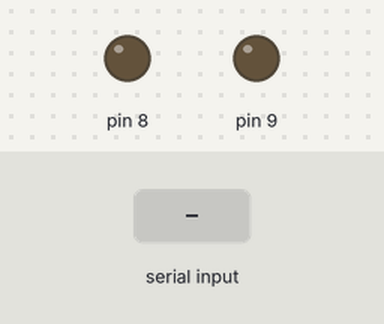
Bench run of a sketch on a simulated Arduino Mega 2560, built with avr-gcc and run on an emulated ATmega2560. Shown: output pins drawn as LEDs (lit = HIGH). The test bench sets the inputs (shaded band).

Above: at 1.2 s.
1.3 s: "OK+CONN" received over the second serial link
At 2.6 s:
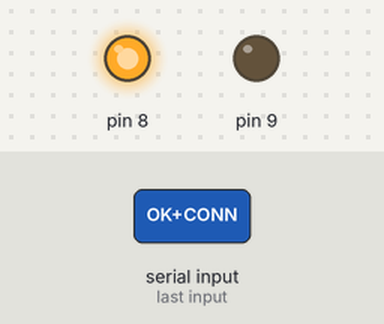
3.0 s: "OK+LOST" received over the second serial link
At 4.2 s:
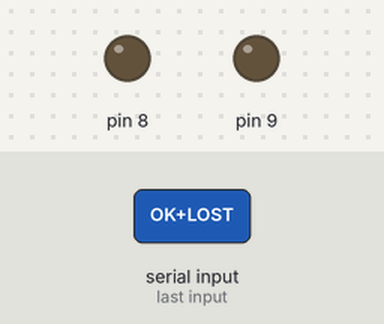
Timing chart, 0 to 6.0 s (numbered marks = the images above; inputs shaded):
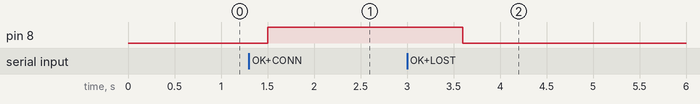

The sketch:

ble_functions.ino
```cpp
#include <Time.h>
#include <TaskScheduler.h>

void CheckBLEBuffer();
void BLEFunction();
void TurnOffDelay();

int checkifdisconnected();
int checkifconnected();
void getRXdata();
void clearBuffer();

Task ble_tsk1(50, TASK_FOREVER, &CheckBLEBuffer);
Task ble_tsk2(500, TASK_FOREVER, &BLEFunction);
Task ble_tsk3(3000, 1, &TurnOffDelay);

String RXdata;
char buff[500];
int data, x, conn, con_stat, requestcon, DISCE, ATROLE1, readyRole1, delay3s,flagonPowerstatus,flagoffPowerstatus,notdiscovered;
long previousTime = 0;

int ble_status = 0;

Scheduler runner;

void setup(){
  flagoffPowerstatus=0;
  flagonPowerstatus=0;
  notdiscovered=1;
  DISCE = 0;
  delay3s = 0;
  ATROLE1 = 0;
  requestcon = 0;
  con_stat = 0;
  readyRole1=1;

  Serial2.begin(9600);

  runner.init();
  runner.addTask(ble_tsk1);
  runner.addTask(ble_tsk2);

  ble_tsk1.enable();
  ble_tsk2.enable();

  clearBuffer();

  pinMode(9, OUTPUT);
  pinMode(8, OUTPUT);
}

void loop(){
  runner.execute();
}

void BLEFunction(){
  int temp;
  String serial_char;
  unsigned long currentTime = millis();

  if (requestcon) {
    if (!con_stat)
    {
      delay(100);
      conn = checkifdisconnected();
      if (conn) {
        if (RXdata.equals("12345")) {
          digitalWrite(18, HIGH);
          Serial2.print(1);
          delay(5);
          con_stat = 1;
          RXdata = "";
        }
        else {
          Serial2.print(0);
          RXdata = "";
        }
      }
    }
    if (con_stat) {
      delay(100);
      conn = checkifdisconnected();
      if (conn) {
        if (RXdata.equals("0")){
          if(ble_status){
            ble_status = 0;
            digitalWrite(9, LOW);
          }
        }
        else if (RXdata.equals("1")){
          if(!ble_status){
            ble_status = 1;
            digitalWrite(9, HIGH);
          }
        }
        else if (RXdata.equals("2"))
        {
          Serial2.print(0);
          con_stat = 0;
          requestcon = 0;
        }
        else;
        RXdata = "";
      }
    }
  }
  else
  {
    conn = checkifconnected();
    if (!conn) {
      if (readyRole1) {
        Serial2.print("AT");
        delay(50);
        Serial2.print("AT+ROLE1");
        readyRole1 = 0;
        ATROLE1=1;
      }
      if (currentTime - previousTime > 3000 && ATROLE1) {
        previousTime = currentTime;
        Serial2.print("AT+DISI?");
        delay3s = 1;
        ATROLE1 = 0;
      }
      if (currentTime - previousTime > 5000 && delay3s) {
        previousTime = currentTime;
        delay3s=0;
        Serial2.print("AT+ROLE0");
        DISCE=1;
      }
      if (currentTime - previousTime > 10000 && DISCE) {
        previousTime = currentTime;
        DISCE = 0;
        readyRole1 = 1;
        RXdata = "";
      }
    }
  }
}

void TurnOffDelay(){
  digitalWrite(9, LOW);
}

int checkifconnected() {
  RXdata.toCharArray(buff, 500);
  if (strstr(buff, "OK+CONN") != NULL) {
    requestcon = 1;
    RXdata = "";

    digitalWrite(8, HIGH);
  }
  else {
    requestcon = 0;
  }
  delay(100);
  return requestcon;
}

int checkifdisconnected() {
  RXdata.toCharArray(buff, 500);
  if (strstr(buff, "OK+LOST") != NULL) {
    requestcon = 0;
    DISCE = 0;
    delay3s = 0;
    ATROLE1 = 0;
    con_stat = 0;
    readyRole1=1;

    digitalWrite(8, LOW);

    if(ble_status){
      ble_status = 0;
      digitalWrite(9, LOW);
    }
  }
  else requestcon = 1;
  delay(100);
  return requestcon;

}

void CheckBLEBuffer() {
  int temp;
  while (Serial2.available()) {
    //delay(50);
    temp = Serial2.read();
    RXdata += (char)temp;
  }

  RXdata.toCharArray(buff, 500);
  //Serial.print(RXdata);
  if(strstr(buff, "DISCE") != NULL){
    if (strstr(buff, "20C38FF67F85") != NULL){
      if(!flagonPowerstatus){
        flagonPowerstatus=1;
        flagoffPowerstatus=0;
        if(!ble_status){
          ble_status = 1;
          digitalWrite(9, HIGH);
        }
      }
    }
    else{
      if(!flagoffPowerstatus){
        flagoffPowerstatus=1;
        flagonPowerstatus=0;
        if(ble_status){
          ble_status = 0;
          digitalWrite(9, LOW);
        }
      }
    }
  }
}

void clearBuffer() {
  while (Serial2.available()) {
    Serial2.read();
  }
}
```

Measured:
- after the input at 1.3 s, pin 8: LOW → HIGH after 0.20 s
- after the input at 3.0 s, pin 8: HIGH → LOW after 0.60 s
